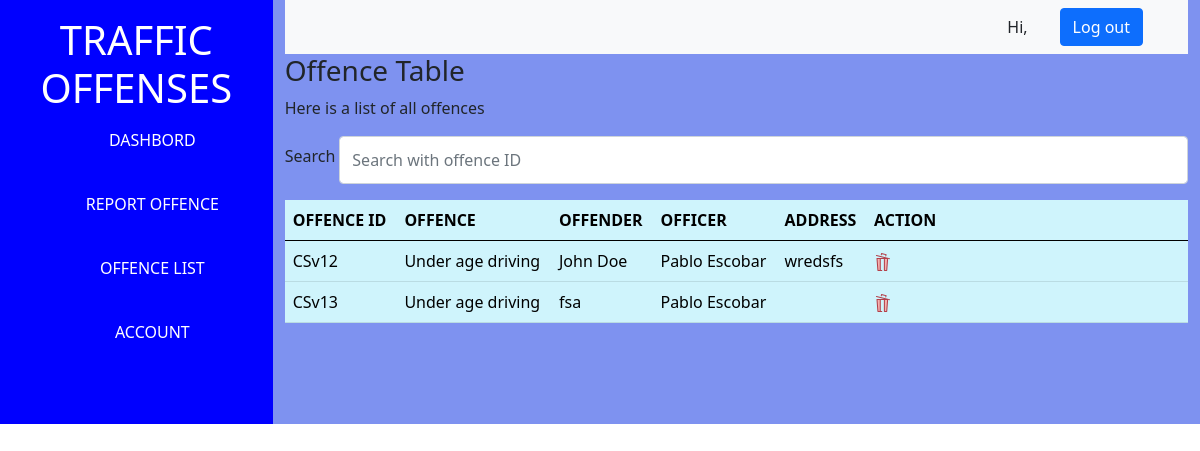
The page /offencelist/ on the database as committed earlier.
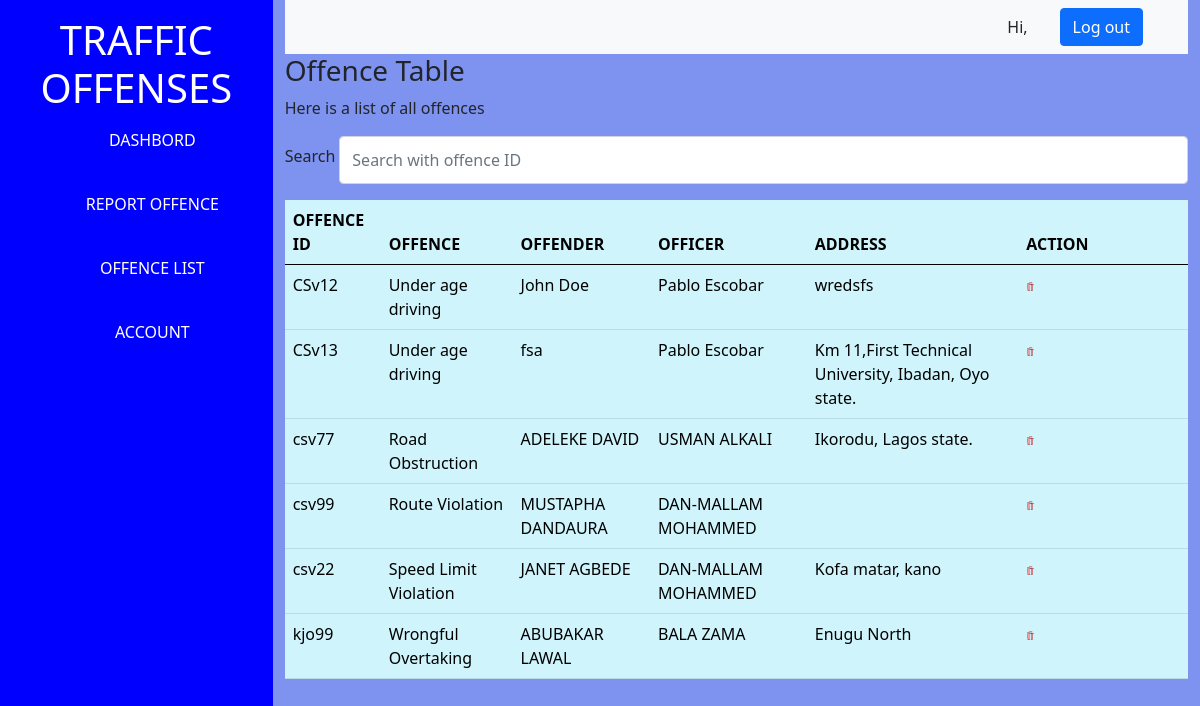
The same page on the database as committed later.
### PenaltyManager/models.py (models this page shows, shortened)
class Penalty(models.Model):
    penalty_id = models.CharField(max_length = 50, unique=True)
    driver_name = models.CharField(max_length=50, blank=True, null=True)
    points = models.IntegerField(blank=True, null=True)
    offence = models.CharField(max_length = 10, choices=OFFENCE_CHOICES, default='SELECT')
    category = models.IntegerField(blank=True, null=True)
    date = models.DateTimeField(default = timezone.now)
    address = models.TextField(blank=True)
    officer_name = models.ForeignKey(Officer, on_delete=models.CASCADE)
    gender = models.CharField(max_length=1,choices=GENDER_CHOICES,
        default='M',)
    vehicle_plate = models.CharField(max_length=20, blank=True, null=True)
    driver_license = models.CharField(max_length=50, blank=True, null=True)

class Officer(models.Model):
    officer_name = models.CharField(max_length=50)
    officer_department = models.CharField(max_length=50)
    def __str__(self):
        return self.officer_name

### PenaltyManager/views.py (the view)
# urls.py: path('offencelist/', PenaltyListView.as_view(), name="offencelist"),
class PenaltyListView(ListView):
    model = Penalty
    template_name = 'PenaltyManager/offencelist.html'

### PenaltyManager/templates/PenaltyManager/offencelist.html (shortened to what this page needs)
{% load static %}
<!DOCTYPE html>
<html lang="en">
<head>
    <link rel="stylesheet" href="{% static 'css/bootstrap.min.css' %}">
    <link rel="stylesheet" href="{% static 'css/offencelist.css' %}">
</head>
<body>
    {% block content %}
        <div class="main container-fluid">
            <div class="left">
                <h1 class="h1 text-center pt-3 ">TRAFFIC OFFENSES</h1>
                <ul class="text-center mt-2">
                    <li><a href="{% url 'PenaltyManager:recentlist' %}">DASHBORD</a></li><br>
                    <li><a href="{% url 'PenaltyManager:dashboard' %}">REPORT OFFENCE</a></li><br>
                    <li><a href="{% url 'PenaltyManager:offencelist' %}">OFFENCE LIST</a></li><br>
                    <li><a href="{% url 'PenaltyManager:dashboard' %}">ACCOUNT</a></li><br>
                </ul>
            </div>
            <div class="right container">
                <nav class="navbar navbar-expand-sm navbar-light bg-light">
                    <span class="bb">Hi, {{ user.username }}</span>
                    <a href="{% url 'PenaltyManager:logout' %}"><button class="btn btn-primary" type="submit">Log out</button></a>
                </nav>
                <h3>Offence Table</h3>
                <p>Here is a list of all offences</p>
                <div class="bar ">
                    <p class="mt-2 me-1">Search</p>
                    <input class="form-control mr-sm-2" type="text" placeholder="Search with offence ID">
                </div>
                {% if object_list %}
                    <table class="table table-info mt-3">
                        <thead>
                            <tr>
                                <th scope="col">OFFENCE ID</th>
                                <th scope="col">OFFENCE</th>
                                <th scope="col">OFFENDER</th>
                                <th scope="col">OFFICER</th>
                                <th scope="col">ADDRESS</th>
                                <th scope="col">ACTION</th>
                            </tr>
                        </thead>
                        <tbody>
                            {% for item in object_list %}
                                <tr>
                                    <td>{{item.penalty_id }}</td>
                                    <td>{{item.offence}}</td>
                                    <td>{{item.driver_name}}</td>
                                    <td>{{item.officer_name}}</td>
                                    <td>{{item.address}}</td>
                                    <td>
                                        <a href="/delete/{{item.pk}}"><img src="{% static 'css/delete-svgrepo-com.svg' %}"
                                                alt="delete"></a>
                                    </td>
                                </tr>
                            {% endfor %}
                        </tbody>
                    </table>
                {% else %}
                    <p class='bar'>No offence recorded</p>
                {% endif %}
            </div>
        </div>
    {% endblock %}
</body>
</html>

### PenaltyManager/static/css/offencelist.css (style rules this page uses)
.main { display: flex; margin: 0%; padding: 0%; border: 0%; width: 100%; background-color: blue; }
ul { list-style: none; }
nav { display: flex; align-items: center; justify-content: space-between; padding-top: 40px; padding-left: 80%; }
.bb { margin-right: 2em; }
a { text-decoration: none; color: white; }
li { margin-top: 1em; }
.bar { display: flex; }
img { width: 6%; height: 6%; }
.right { height: 100%; background-color: rgba(163, 189, 236, 0.774); padding-bottom: 85px; width: 100%; }
.h1 { color: white; }

Rows that differ between the two databases and show on the page:
changed Penalty "CSv13": address (not shown) → "Km 11,First Technical University, Ibadan, Oyo state."
added Penalty: penalty_id "csv77", offence "Road Obstruction", driver_name "ADELEKE DAVID", officer_name "USMAN ALKALI", address "Ikorodu, Lagos state."
added Penalty: penalty_id "csv99", offence "Route Violation", driver_name "MUSTAPHA DANDAURA", officer_name "DAN-MALLAM MOHAMMED"
added Penalty: penalty_id "csv22", offence "Speed Limit Violation", driver_name "JANET AGBEDE", officer_name "DAN-MALLAM MOHAMMED", address "Kofa matar, kano"
added Penalty: penalty_id "kjo99", offence "Wrongful Overtaking", driver_name "ABUBAKAR LAWAL", officer_name "BALA ZAMA", address "Enugu North"
